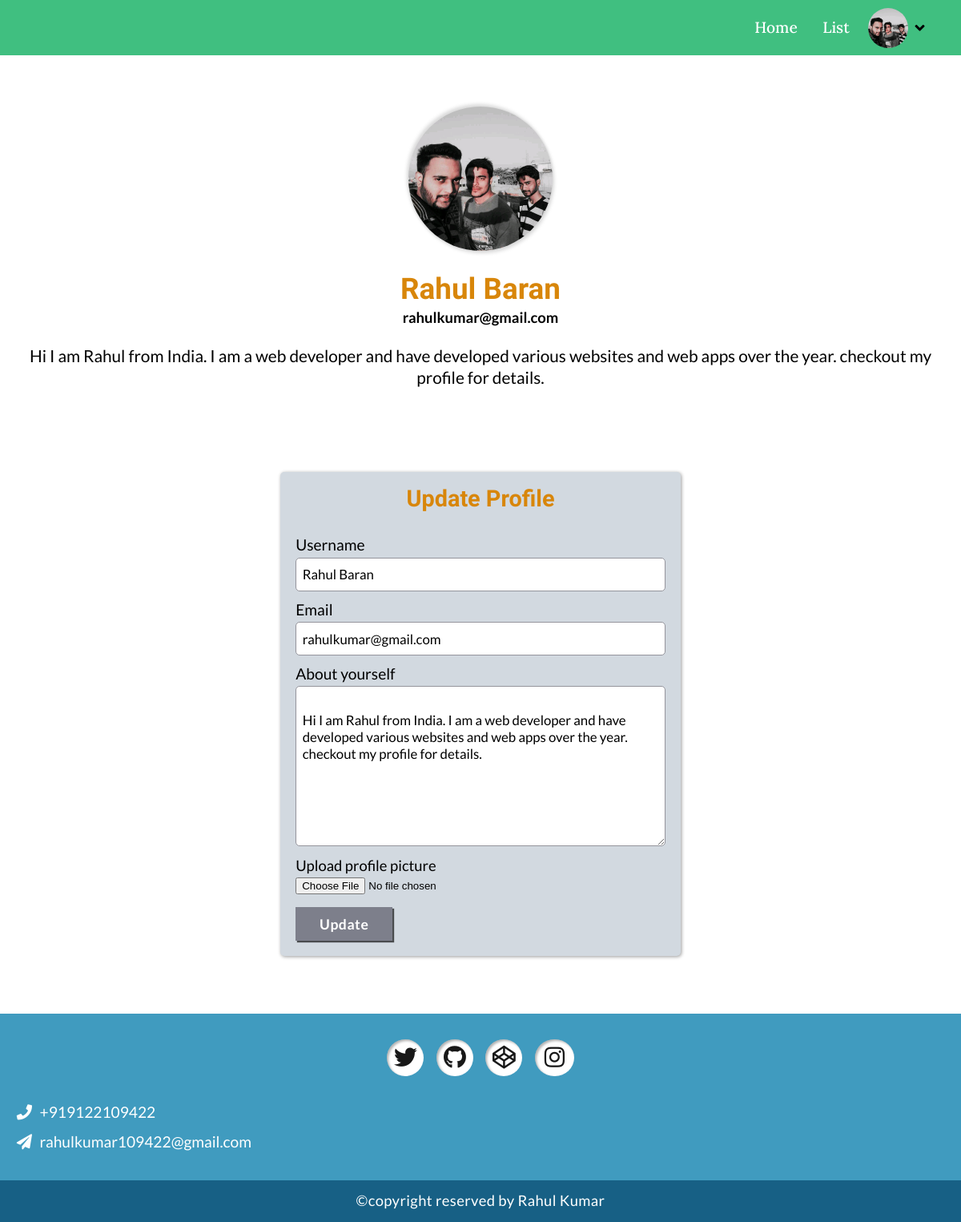
The app's page /profile/ (signed in) with its own data.
### Todolist/models.py (models this page shows, shortened)
class User(db.Model):
    __tablename__ = "users"
    id = db.Column(db.Integer, primary_key=True)
    username = db.Column(db.String(50), unique = True, nullable = False)
    email = db.Column(db.String(60), unique = True, nullable = False)
    image_file = db.Column(db.String, nullable = False, default = 'default.png')
    password = db.Column(db.Integer, nullable = False)
    user_info = db.Column(db.Text, default = 'Hi, I am here.')
    item = db.relationship('Item', backref = 'client', lazy = True)

### Todolist/routes.py (the view)
@app.route('/profile/', methods = ['GET','POST'])
@login_required
def profile():
    form = Profile()
    if form.validate_on_submit():
        if form.picture.data:
            image = show_picture(form.picture.data)
            current_user.image_file = image
        current_user.username = form.username.data
        current_user.email = form.email.data
        current_user.user_info = form.userInfo.data
        db.session.commit()
        flash('Your account has been updated','info')
        return redirect(url_for('profile'))
    elif request.method == "GET":
        form.username.data = current_user.username
        form.email.data = current_user.email
        form.userInfo.data = current_user.user_info
    image = url_for('static',filename = 'Images/'+current_user.image_file)
    return render_template('profile.html',title = 'Profile', form = form, image = image)

### Todolist/form.py (shortened to what this page needs)
class Profile(FlaskForm):
    username = StringField(label = 'Username', validators=[InputRequired(),
                            Length(min=5,max=50,message="username should contain atleast 5 characters")])
    email = StringField(label = "Email", validators=[InputRequired(),
                        Length(min=13,max=60,message="email should contain atleast 13 characters"),
                        Email(message = "email address is not valid")])
    userInfo = TextAreaField(label = "About yourself", validators = [InputRequired(), Length(max = 1000,
                                message = "maximum 1000 characters are allowed")])
    picture = FileField(label = "Upload profile picture", validators = [FileAllowed(['gif','svg','jpg','jpeg','png'],
                        message = "file with extension gif, svg, jpg, jpeg & png are only allowed")])
    update = SubmitField('Update')

### Todolist/models.py (called while the page is built)
@login_manager.user_loader
def load_user(user_id):
    return User.query.get(int(user_id))

### Todolist/templates/profile.html (shortened to what this page needs)
{% extends 'layout.html' %}
{% block stylesheets %}
    <link rel="stylesheet" href="{{url_for('static',filename='css/profile.css')}}">
{% endblock %}
{% block body %}
    <main class="profile__section">
        <section class="about__user">
            <div class="user__profile__container">
                <img src="{{image}}" alt="User Profile" class="profile__image">
            </div>
            <div class="user__other__details">
                <h2 class="user__name">{{current_user.username}}</h2>
                <p class="user__email">{{current_user.email}}</p>
                <p class="user__info">{{current_user.user_info}}</p>
            </div>
        </section>
        <section class="form__section">
            <form autocomplete="off" method="POST" class="form" enctype="multipart/form-data">
                <legend>Update Profile</legend>
                <div class="form__group">
                    {{form.username.label()}}
                    {% if form.username.errors %}
                        {{form.username(class="field__error")}}
                        {% for error in form.username.errors %}
                            <span class="error__msg">{{error}}</span>
                        {% endfor %}
                    {% else %}
                        {{form.username(placeholder="enter new  username")}}
                    {% endif %}
                </div>
                <div class="form__group">
                    {{form.email.label()}}
                    {% if form.email.errors %}
                        {{form.email(class="field__error")}}
                        {% for error in form.email.errors %}
                            <span class="error__msg">{{error}}</span>
                        {% endfor %}
                    {% else %}
                        {{form.email(placeholder="enter new email address")}}
                    {% endif %}
                </div>
                <div class="form__group">
                    {{form.userInfo.label()}}
                    {{form.userInfo()}}
                </div>
                <div class="form__file__group">
                    {{form.picture.label()}}
                    {{form.picture()}}
                </div>
                <div class="form__submit">
                    {{form.update()}}
                </div>
            </form>
        </section>
    </main>
{% endblock %}

### Todolist/templates/layout.html (shortened to what this page needs)
<!DOCTYPE html>
<html lang="en">
<head>
    <link rel="stylesheet" href="{{url_for('static',filename='css/layout.css')}}">
    <link rel="stylesheet" href="https://cdnjs.cloudflare.com/ajax/libs/font-awesome/5.15.3/css/all.min.css" />
    {% block stylesheets %}
    {% endblock %}
</head>
<body>
    <nav>
        <ul class="navigation__bar">
            <li><a href="{{url_for('home')}}" class="navigation__link">Home</a></li>
            {% if current_user.is_authenticated %}
                <li><a href="{{url_for('list')}}" class="navigation__link">List</a></li>
                <li class="navigation__tab">
                    <div class="Profile__picture__container">
                        <img src="{{url_for('static',filename='Images/'+current_user.image_file)}}" alt="Profile Picture" class="user__profile">
                    </div>
                    <i class="fa fa-angle-down"></i>
                </li>
            {% else %}
                <li><a href="{{url_for('register')}}" class="navigation__link">Register</a></li>
                <li><a href="{{url_for('login')}}" class="navigation__link">Login</a></li>
            {% endif %}
        </ul>
    </nav>
    {% block body %}
    {% endblock %}
    <footer class="footer">
        <div class="social__links">
            <a href="#" class="social__link"><i class="fab fa-twitter"></i></a>
            <a href="#" class="social__link"><i class="fab fa-github"></i></a>
            <a href="#" class="social__link"><i class="fab fa-codepen"></i></a>
            <a href="#" class="social__link"><i class="fab fa-instagram"></i></a>
        </div>
        <div class="contact__details">
            <a href="tel:+919122109422" class="contact"><i class="fa fa-phone"></i>+919122109422</a>
            <a href="mailto:rahulkumar109422@gmail.com" class="contact"><i class="fa fa-paper-plane"></i>rahulkumar109422@gmail.com</a>
        </div>
        <div class="copyright">
            <p>&copy;copyright reserved by Rahul Kumar</p>
        </div>
    </footer>
</body>
</html>

### Todolist/static/css/layout.css (style rules this page uses)
*, *::after, *::before { margin: 0; padding: 0; box-sizing: border-box; }
body { font: 400 1rem/1.6 "Poppins", sans-serif; background-color: #fcedcf; }
nav { padding: .6em; background-color: #40bf80; }
nav li { margin: 0 .5em; }
.navigation__bar { display: flex; flex-direction: row; justify-content: flex-end; align-items: center; font-family: "Lora", sans-serif; list-style-type: none; margin-right: 3em; }
.navigation__link { display: inline-block; text-decoration: none; font-size: 1.2rem; font-weight: 500; color: #fff; padding: .4em; }
.navigation__tab { position: relative; }
.navigation__tab .Profile__picture__container { width: 50px; height: 50px; border-radius: 50%; }
.navigation__tab .user__profile { width: 100%; height: 100%; display: block; object-fit: cover; border-radius: 50%; }
.navigation__tab i { position: absolute; top: 15px; right: -20px; font-size: 1.2rem; cursor: pointer; }
.footer { display: flex; flex-direction: column; justify-content: center; align-items: stretch; font-family: 'Lato',sans-serif; background-color: #409bbf; }
.social__links { text-align: center; padding: 2em 1em 1em; }
.social__link { display: inline-block; text-decoration: none; margin: 0 .4em; }
.social__link i { font-size: 1.8rem; color: #181818; background-color: #fff; padding: .3em; box-shadow: 2px 2px 3px rgba(0, 0, 0, 0.3) inset; border-radius: 50%; }
.social__link .fa-instagram { padding: .3em .4em; }
.contact__details { margin: 1em 1.3em; display: flex; flex-direction: column; justify-content: center; align-items: flex-start; }
.contact__details a { text-decoration: none; font-size: 1.2rem; color: #fff; line-height: 1.4; }
.contact__details a i { margin-right: .5em; }
.contact__details a:nth-of-type(1) { margin-bottom: .5em; }
.copyright { margin-top: 1em; text-align: center; padding: .6em; background-color: #176085; color: #fff; font-size: 1.15rem; letter-spacing: .4px; }

### Todolist/static/css/profile.css (style rules this page uses)
.profile__section { background-color: #fff; display: flex; flex-direction: column; justify-content: center; align-items: center; padding: 4em 1em; }
.about__user { display: flex; flex-direction: column; justify-content: center; align-items: center; margin-bottom: 2em; text-align: center; }
.user__profile__container { width: 180px; height: 180px; border-radius: 50%; margin-bottom: 1.5em; }
.user__profile__container img { width: 100%; height: 100%; border-radius: 50%; display: block; object-fit: cover; filter: drop-shadow(2px 3px 2px rgba(0, 0, 0, 0.15)) drop-shadow(-2px -3px 2px rgba(0, 0, 0, 0.15)); }
.user__other__details { font-family: 'Lato',sans-serif; line-height: 1.3; }
.user__name { font-size: 2.3rem; font-family: 'KoHo',sans-serif; color: #d8860a; }
.user__email { font-size: 1.15rem; font-weight: 600; }
.user__info { margin-top: 1em; font-size: 1.3rem; margin-bottom: 3.5em; }
.form__section { font-family: 'lato',sans-serif; }
.form { width: 350px; margin: 0 auto; margin-bottom: .5em; padding: .9em; background-color: #d2d9e0; box-shadow: 1px 1px 4px rgba(0, 0, 0, 0.4); border-radius: 5px; }
.form legend { text-align: center; font-size: 1.8rem; font-family: 'Koho',sans-serif; margin-bottom: 1em; font-weight: 600; line-height: 1; color: #d8860a; }
.form__group { display: flex; flex-flow: column; justify-content: center; align-items: flex-start; margin-bottom: .5em; }
.form__group label { font-size: 1.2rem; }
.form__group input, .form__group textarea { width: 100%; padding: .55em .45em; font-size: 1.05rem; font-family: 'lato',sans-serif; border: 1px solid #94949c; transition: transform 200ms linear; border-radius: 5px; }
.form__group textarea { height: 200px; }
.form__file__group { margin: .5em 0; font-size: 1.15rem; display: flex; flex-direction: column; justify-content: center; align-items: flex-start; }
.form__submit { margin-top: 1em; }
.form__submit input { font-family: 'lato',sans-serif; font-size: 1.1rem; padding: .6em 1.7em; border: none; background-color: #7d7f8b; box-shadow: 2px 2px 1px rgba(0, 0, 0, 0.65); color: #fff; font-weight: 600; letter-spacing: .5px; }
@media screen and (min-width: 600px) { .form { width: 500px; padding: 1.2em; } }

### records on screen
User: image_file (picture), username "Rahul Baran", email "rahulkumar@gmail.com", user_info "Hi I am Rahul from India. I am a web developer and have developed various websites and web apps over the year. checkout my profile for details."
